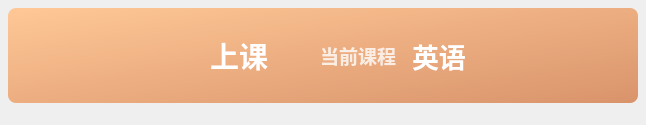
<?xml version="1.0" encoding="UTF-8"?>
<ui version="4.0">
 <class>Form</class>
 <widget class="QWidget" name="Form">
  <property name="geometry">
   <rect>
    <x>0</x>
    <y>0</y>
    <width>646</width>
    <height>125</height>
   </rect>
  </property>
  <property name="minimumSize">
   <size>
    <width>0</width>
    <height>0</height>
   </size>
  </property>
  <property name="maximumSize">
   <size>
    <width>16777215</width>
    <height>65536</height>
   </size>
  </property>
  <property name="windowTitle">
   <string>Form</string>
  </property>
  <layout class="QHBoxLayout" name="horizontalLayout">
   <property name="leftMargin">
    <number>8</number>
   </property>
   <property name="topMargin">
    <number>8</number>
   </property>
   <property name="rightMargin">
    <number>8</number>
   </property>
   <property name="bottomMargin">
    <number>22</number>
   </property>
   <item>
    <widget class="QFrame" name="backgnd">
     <property name="styleSheet">
      <string notr="true">border: none;
color: rgba(255, 255, 255, 255); 
font-weight: bold; 
border-radius: 8px; 
background-color: qlineargradient(spread:pad, x1:0, y1:0, x2:1, y2:1, stop:0 rgba(255, 200, 150, 255), stop:1 rgba(217, 147, 107, 255));</string>
     </property>
     <property name="frameShape">
      <enum>QFrame::StyledPanel</enum>
     </property>
     <property name="frameShadow">
      <enum>QFrame::Raised</enum>
     </property>
     <layout class="QHBoxLayout" name="horizontalLayout_3">
      <property name="spacing">
       <number>0</number>
      </property>
      <property name="leftMargin">
       <number>0</number>
      </property>
      <property name="topMargin">
       <number>0</number>
      </property>
      <property name="rightMargin">
       <number>0</number>
      </property>
      <property name="bottomMargin">
       <number>0</number>
      </property>
      <item>
       <layout class="QHBoxLayout" name="horizontalLayout_2">
        <property name="spacing">
         <number>52</number>
        </property>
        <item>
         <spacer name="horizontalSpacer">
          <property name="orientation">
           <enum>Qt::Horizontal</enum>
          </property>
          <property name="sizeHint" stdset="0">
           <size>
            <width>40</width>
            <height>20</height>
           </size>
          </property>
         </spacer>
        </item>
        <item>
         <layout class="QHBoxLayout" name="horizontalLayout_4">
          <property name="spacing">
           <number>23</number>
          </property>
          <item>
           <widget class="QLabel" name="icon">
            <property name="styleSheet">
             <string notr="true">background: transparent</string>
            </property>
            <property name="text">
             <string/>
            </property>
            <property name="pixmap">
             <pixmap>../img/attend_class.svg</pixmap>
            </property>
           </widget>
          </item>
          <item>
           <widget class="QLabel" name="title">
            <property name="font">
             <font>
              <family>Microsoft YaHei UI</family>
              <pointsize>22</pointsize>
              <weight>75</weight>
              <bold>true</bold>
             </font>
            </property>
            <property name="styleSheet">
             <string notr="true">color: rgb(255, 255, 255);
background: transparent</string>
            </property>
            <property name="text">
             <string>上课</string>
            </property>
           </widget>
          </item>
         </layout>
        </item>
        <item>
         <layout class="QHBoxLayout" name="horizontalLayout_5">
          <property name="spacing">
           <number>16</number>
          </property>
          <item>
           <widget class="QLabel" name="subtitle">
            <property name="font">
             <font>
              <family>Microsoft YaHei UI</family>
              <pointsize>14</pointsize>
              <weight>75</weight>
              <italic>false</italic>
              <bold>true</bold>
             </font>
            </property>
            <property name="styleSheet">
             <string notr="true">background: transparent;
font-weight: bold;
color: rgba(255, 255, 255, 200);</string>
            </property>
            <property name="text">
             <string>当前课程</string>
            </property>
           </widget>
          </item>
          <item>
           <widget class="QLabel" name="lesson">
            <property name="font">
             <font>
              <family>Microsoft YaHei UI</family>
              <pointsize>20</pointsize>
              <weight>75</weight>
              <bold>true</bold>
             </font>
            </property>
            <property name="styleSheet">
             <string notr="true">color: rgb(255, 255, 255);
background: transparent</string>
            </property>
            <property name="text">
             <string>英语</string>
            </property>
            <property name="alignment">
             <set>Qt::AlignLeading|Qt::AlignLeft|Qt::AlignVCenter</set>
            </property>
           </widget>
          </item>
         </layout>
        </item>
        <item>
         <spacer name="horizontalSpacer_2">
          <property name="orientation">
           <enum>Qt::Horizontal</enum>
          </property>
          <property name="sizeHint" stdset="0">
           <size>
            <width>40</width>
            <height>20</height>
           </size>
          </property>
         </spacer>
        </item>
       </layout>
      </item>
     </layout>
    </widget>
   </item>
  </layout>
 </widget>
 <resources/>
 <connections/>
</ui>
